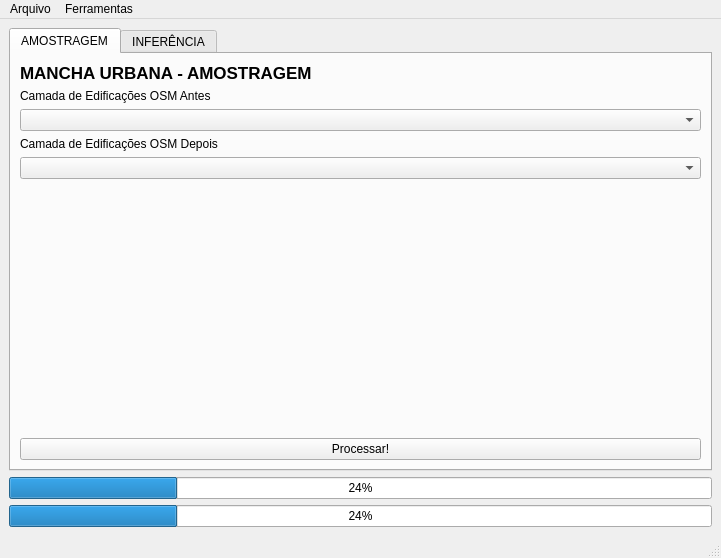
<?xml version="1.0" encoding="UTF-8"?>
<ui version="4.0">
 <class>MainWindow</class>
 <widget class="QMainWindow" name="MainWindow">
  <property name="geometry">
   <rect>
    <x>0</x>
    <y>0</y>
    <width>721</width>
    <height>558</height>
   </rect>
  </property>
  <property name="windowTitle">
   <string>MANHA URBANA DETECTION</string>
  </property>
  <widget class="QWidget" name="centralwidget">
   <layout class="QGridLayout" name="gridLayout_4">
    <item row="2" column="0">
     <widget class="QProgressBar" name="progressbar_total">
      <property name="value">
       <number>24</number>
      </property>
     </widget>
    </item>
    <item row="0" column="0">
     <widget class="QTabWidget" name="tabWidget">
      <property name="currentIndex">
       <number>0</number>
      </property>
      <widget class="QWidget" name="tab">
       <attribute name="title">
        <string>AMOSTRAGEM</string>
       </attribute>
       <layout class="QGridLayout" name="gridLayout_2">
        <item row="0" column="0">
         <layout class="QGridLayout" name="gridLayout">
          <item row="0" column="0">
           <widget class="QLabel" name="label">
            <property name="font">
             <font>
              <pointsize>13</pointsize>
              <weight>75</weight>
              <bold>true</bold>
             </font>
            </property>
            <property name="text">
             <string>MANCHA URBANA - AMOSTRAGEM</string>
            </property>
           </widget>
          </item>
          <item row="2" column="0">
           <widget class="QgsMapLayerComboBox" name="maplayer_antes"/>
          </item>
          <item row="5" column="0">
           <spacer name="verticalSpacer">
            <property name="orientation">
             <enum>Qt::Vertical</enum>
            </property>
            <property name="sizeHint" stdset="0">
             <size>
              <width>20</width>
              <height>40</height>
             </size>
            </property>
           </spacer>
          </item>
          <item row="1" column="0">
           <widget class="QLabel" name="label_2">
            <property name="font">
             <font>
              <pointsize>9</pointsize>
             </font>
            </property>
            <property name="text">
             <string>Camada de Edificações OSM Antes</string>
            </property>
           </widget>
          </item>
          <item row="3" column="0">
           <widget class="QLabel" name="label_3">
            <property name="font">
             <font>
              <pointsize>9</pointsize>
             </font>
            </property>
            <property name="text">
             <string>Camada de Edificações OSM Depois</string>
            </property>
           </widget>
          </item>
          <item row="4" column="0">
           <widget class="QgsMapLayerComboBox" name="maplayer_depois"/>
          </item>
         </layout>
        </item>
        <item row="1" column="0">
         <widget class="QPushButton" name="pb_processar">
          <property name="text">
           <string>Processar!</string>
          </property>
         </widget>
        </item>
       </layout>
      </widget>
      <widget class="QWidget" name="tab_2">
       <attribute name="title">
        <string>INFERÊNCIA</string>
       </attribute>
      </widget>
     </widget>
    </item>
    <item row="1" column="0">
     <widget class="QProgressBar" name="progressbar_parcial">
      <property name="value">
       <number>24</number>
      </property>
     </widget>
    </item>
   </layout>
  </widget>
  <widget class="QMenuBar" name="menubar">
   <property name="geometry">
    <rect>
     <x>0</x>
     <y>0</y>
     <width>721</width>
     <height>26</height>
    </rect>
   </property>
   <widget class="QMenu" name="menuArquivo">
    <property name="title">
     <string>Arquivo</string>
    </property>
   </widget>
   <widget class="QMenu" name="menuFerramenta">
    <property name="title">
     <string>Ferramentas</string>
    </property>
   </widget>
   <addaction name="menuArquivo"/>
   <addaction name="menuFerramenta"/>
  </widget>
  <widget class="QStatusBar" name="statusbar"/>
 </widget>
 <customwidgets>
  <customwidget>
   <class>QgsMapLayerComboBox</class>
   <extends>QComboBox</extends>
   <header>qgsmaplayercombobox.h</header>
  </customwidget>
 </customwidgets>
 <resources/>
 <connections/>
</ui>
